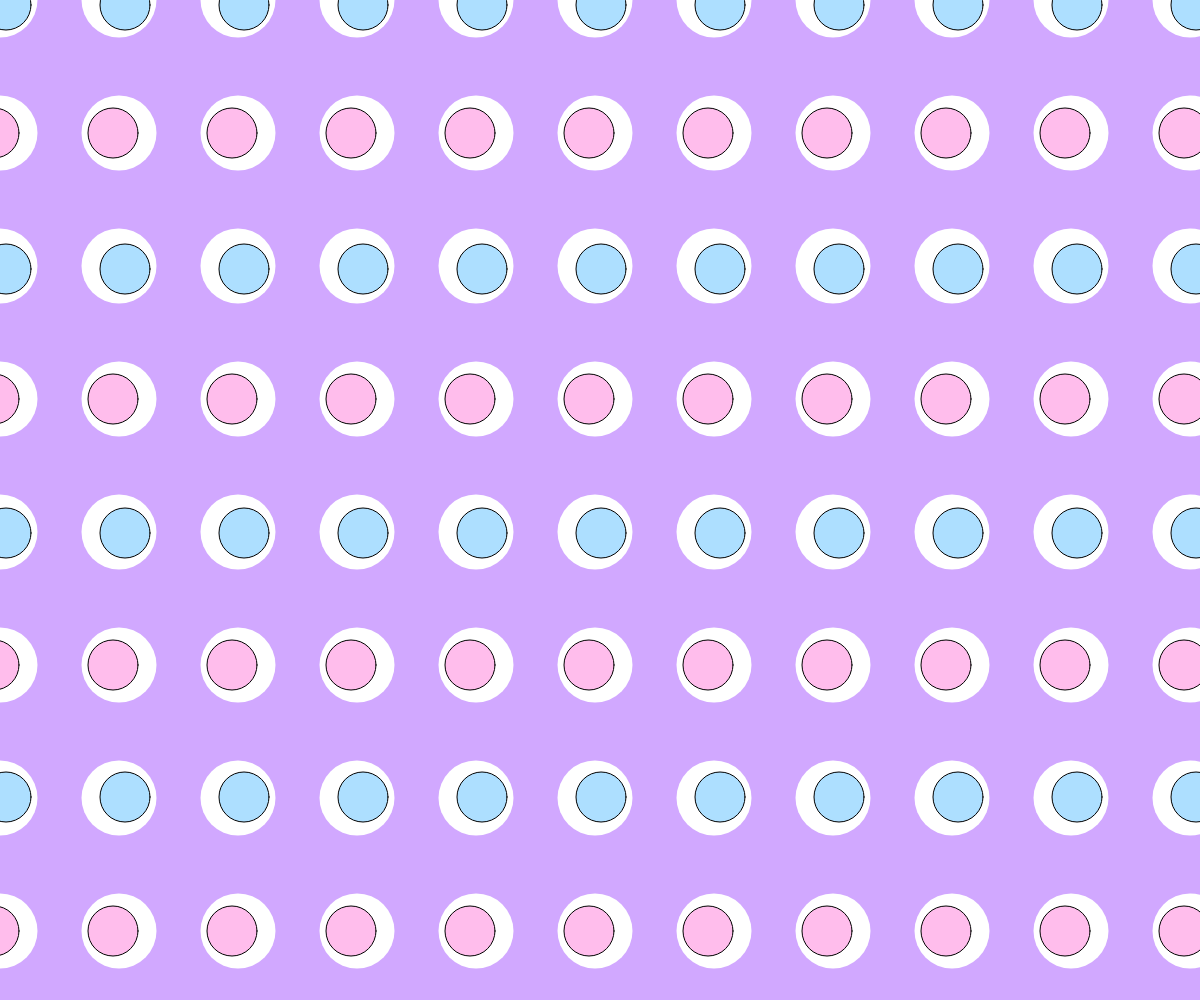
Frame 1 (no input)
Frame 60 (no input): identical to frame 1, image omitted
Frame 120 (the mouse pressed at the canvas centre since frame 60): identical to frame 1, image omitted

The p5.js sketch that drew this single still picture (run headless with seeded random() and noise() and a simulated clock; from frame 60 on, the mouse is pressed at the canvas centre):

// p5.js sketch
// ── sketch.js

function setup() {
createCanvas(windowWidth,windowHeight);
}

function draw() {
  background('rgb(209, 168, 255)')

//white circles
push()
for (let x = 0; x <= width; x += 119) {
  for (let y = 0; y <= height; y += 133) {
  noStroke()
  ellipse(x, y, 75, 75)
    }
  }
pop()

  //right-facing circles
push()
  for (let i = 6; i <= width; i += 119) {
    for (let e = 5; e <= height; e += 264) {
      fill('rgb(173, 223, 255)')
      ellipse(i, e, 50, 50)
    }
  }
  pop()

//left-facing circles
  push()
  for (let i = -6; i <= width; i += 119) {
    for (let e = 133; e <= height; e += 266) {
      fill('rgb(255, 189, 236)')
      ellipse(i, e, 50, 50)
    }
  }
  pop()
}
